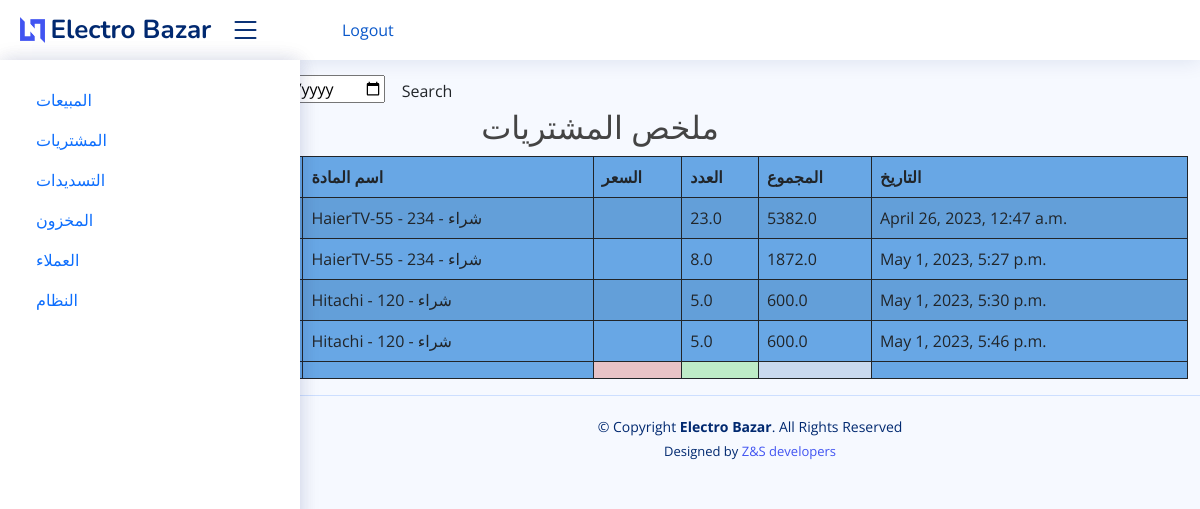
Page /purchase_report on the earlier database version.
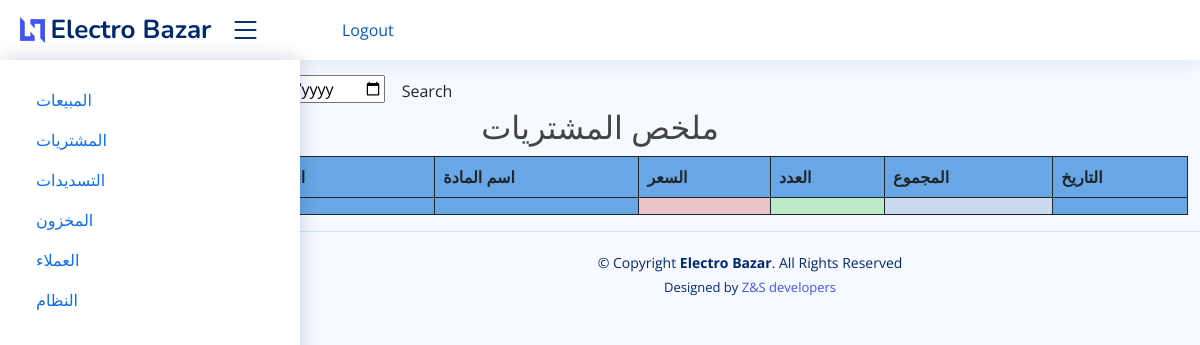
Same page on the later database version.
### electro/models.py (models this page shows, shortened)
class PurchaseItem(models.Model):
    purchase_invoice = models.ForeignKey(Purchase, on_delete=models.CASCADE)
    item = models.ForeignKey(Item, on_delete=models.CASCADE)
    qty = models.FloatField(validators=[MinValueValidator(0.01)],default=0)
    total_amt = models.FloatField(validators=[MinValueValidator(0.01)],default=0,editable=False)
    pur_date = models.DateTimeField(auto_now_add=True)
    note = models.CharField(max_length=100, blank=True)
    class Meta:
        verbose_name_plural = '9. Purchased Item'

class Item(models.Model):
    PRICELIST = (
        ('مفرد', 'مفرد'),
        ('جملة', 'جملة'),
        ('شراء', 'شراء'),
        ('قسط', 'قسط'),
    )
    name = models.CharField(max_length=255)
    price = models.PositiveIntegerField(default=1)
    price_list = models.CharField(max_length=8, choices=PRICELIST, default='مفرد')
    class Meta:
        verbose_name_plural = 'مواد'
    def __str__(self):
        return f"{self.name} - {self.price} - {self.price_list}"

### electro/views.py (the view)
# urls.py: path('purchase_report', views.purchase_report, name="purchase_report"),
def purchase_report(request):
    p_reports = PurchaseItem.objects.select_related()
    myFilter = Purchase_Filter(request.GET, queryset=p_reports)
    p_reports = myFilter.qs
    context = {'p_reports': p_reports, 'myFilter': myFilter}
    return render(request, 'electro/reports/purchase_report.html', context)

### electro/models.py (called while the page is built)
    def __str__(self):
        return self.full_name

### electro/templates/electro/reports/purchase_report.html (shortened to what this page needs)
{% extends 'electro/base.html' %}
{% block content %}
    <br>
    <br> <br>
    <form class="form-a">
        To: <input type="date" value={{ myFilter.form.min_date }}</input>
        <button type="submit" class="btn btn-b">Search</button>
    </form>
    <h2 class="text-center"> ملخص المشتريات </h2>
    <table id="example3" class="table table-striped" style="background-color: #68a7e5">
        <thead>
        <tr>
            <th>رقم الوصل</th>
            <th>اسم العميل</th>
            <th>اسم المادة</th>
            <th>السعر</th>
            <th>العدد</th>
            <th>المجموع</th>
            <th>التاريخ</th>
        </tr>
        </thead>
        <tbody>
        {% for i in  p_reports %}
            <tr>
                <td>{{ i.purchase_invoice.invoice_number }}</td>
                <td>{{ i.purchase_invoice.vendor }}</td>
                <td>{{ i.item }}</td>
                <td>{{ i.item_price }}</td>
                <td>{{ i.qty }}</td>
                <td>{{ i.total_amt }}</td>
                <td>{{ i.pur_date }}</td>
            </tr>
        {% endfor %}
        </tbody>
        <tfoot>
        <th></th>
   <th></th>
        <th style="background-color: #e8c3c7"></th>
        <th style="background-color: #beecc8"></th>
        <th style="background-color: #c9d9ee"></th>
        <th></th>
        </tfoot>
    </table>
{% endblock %}

### electro/templates/electro/base.html (shortened to what this page needs)
{% load static %}
<!DOCTYPE html>
<html lang="en">
{% include 'electro/head.html' %}
<body>
<header id="header" class="header fixed-top d-flex align-items-center">
    <div class="d-flex align-items-center justify-content-between">
        <a href="{% url 'index' %}" class="logo d-flex align-items-center">
            <img src="{% static 'electro/assets/img/logo.png' %}" alt="">
            <span class="d-none d-lg-block">Electro Bazar</span>
        </a>
        <i class="bi bi-list toggle-sidebar-btn"></i>
        <aside id="sidebar" class="col-lg-3">
            <div class="sidebar">
                <ul class="nav flex-column">
                    <li class="nav-item">
                        <section id="sales" class="section">
                            <a class="nav-link" href="http://127.0.0.1:8000/admin/electro/saleinvoice/add/">المبيعات</a></section>
                    </li>
                    <li class="nav-item">
                        <section id="purchases" class="section">
                            <a class="nav-link" href="http://127.0.0.1:8000/admin/electro/purchase/add/">المشتريات</a></section>
                    </li>
                    <li class="nav-item">
                        <a class="nav-link" href="http://127.0.0.1:8000/admin/electro/payment_entry/add">التسديدات</a>
                    </li>
                    <li class="nav-item">
                        <a class="nav-link" href="http://127.0.0.1:8000/admin/electro/purchase/add/">المخزون</a>
                    </li>
                    <li class="nav-item">
                        <a class="nav-link" href="http://127.0.0.1:8000/admin/electro/customer/add/">العملاء</a>
                    </li>
                    <li class="nav-item">
                        <a class="nav-link" href="admin">النظام</a>
                    </li>
                </ul>
            </div>
        </aside>
    </div>
    <a style="color: #0a58ca" href="{% url 'logout' %}">Logout</a>
</header>
<div class=" container-fluid">
    {% block content %}
    {% endblock %}
</div>
{% include 'electro/footer.html' %}
<link rel="stylesheet" type="text/css" href="https://cdn.datatables.net/1.11.5/css/jquery.dataTables.css">
</body>
</html>

### electro/templates/electro/head.html (shortened to what this page needs)
{% load static %}
<head>
    <link href="{% static 'electro/assets/vendor/bootstrap/css/bootstrap.min.css' %}" rel="stylesheet">
    <link href="{% static 'electro/assets/vendor/bootstrap-icons/bootstrap-icons.css' %}" rel="stylesheet">
    <link href="{% static 'electro/assets/vendor/boxicons/css/boxicons.min.css' %}" rel="stylesheet">
    <link href="{% static 'electro/assets/vendor/quill/quill.snow.css' %}" rel="stylesheet">
    <link href="{% static 'electro/assets/vendor/quill/quill.bubble.css' %}" rel="stylesheet">
    <link href="{% static 'electro/assets/vendor/remixicon/remixicon.css' %}" rel="stylesheet">
    <link href="{% static 'electro/assets/vendor/simple-datatables/style.css' %}" rel="stylesheet">
    <link href="{% static 'electro/assets/css/style.css' %}" rel="stylesheet">
    <link rel="stylesheet" type="text/css" href="https://cdn.datatables.net/1.12.1/css/jquery.dataTables.min.css">
    <link rel="stylesheet" type="text/css" href="https://cdn.datatables.net/datetime/1.1.2/css/dataTables.dateTime.min.css">
</head>

### electro/templates/electro/footer.html
<footer id="footer" class="footer">
    <div class="copyright">
        &copy; Copyright <strong><span>Electro Bazar</span></strong>. All Rights Reserved
    </div>
    <div class="credits">
        Designed by <a href="#">Z&S developers</a>
    </div>
</footer>

### static/electro/assets/css/style.css (style rules this page uses)
:root { scroll-behavior: smooth; }
body { font-family: "Open Sans", sans-serif; background: #f6f9ff; color: #444444; }
a { color: #4154f1; text-decoration: none; }
h1, h2, h3, h4, h5, h6 { font-family: "Nunito", sans-serif; }
.logo { line-height: 1; }
@media (min-width: 1200px) { .logo { width: 280px; } }
.logo img { max-height: 26px; margin-right: 6px; }
.logo span { font-size: 26px; font-weight: 700; color: #012970; font-family: "Nunito", sans-serif; }
.header { transition: all 0.5s; z-index: 997; height: 60px; box-shadow: 0px 2px 20px rgba(1, 41, 112, 0.1); background-color: #fff; padding-left: 20px; }
.header .toggle-sidebar-btn { font-size: 32px; padding-left: 10px; cursor: pointer; color: #012970; }
.sidebar { position: fixed; top: 60px; left: 0; bottom: 0; width: 300px; z-index: 996; transition: all 0.3s; padding: 20px; overflow-y: auto; scrollbar-width: thin; scrollbar-color: #aab7cf transparent; box-shadow: 0px 0px 20px rgba(1, 41, 112, 0.1); background-color: #fff; }
@media (min-width: 1200px) { #main, #footer { margin-left: 300px; } }
.footer { padding: 20px 0; font-size: 14px; transition: all 0.3s; border-top: 1px solid #cddfff; }
.footer .copyright { text-align: center; color: #012970; }
.footer .credits { padding-top: 5px; text-align: center; font-size: 13px; color: #012970; }

Differences in the rows shown:
removed PurchaseItem: item "HaierTV-55 - 234 - شراء", qty "23.0", total_amt "5382.0", pur_date "April 26, 2023, 12:47 a.m."
removed PurchaseItem: item "HaierTV-55 - 234 - شراء", qty "8.0", total_amt "1872.0", pur_date "May 1, 2023, 5:27 p.m."
removed PurchaseItem: item "Hitachi - 120 - شراء", qty "5.0", total_amt "600.0", pur_date "May 1, 2023, 5:30 p.m."
removed PurchaseItem: item "Hitachi - 120 - شراء", qty "5.0", total_amt "600.0", pur_date "May 1, 2023, 5:46 p.m."
